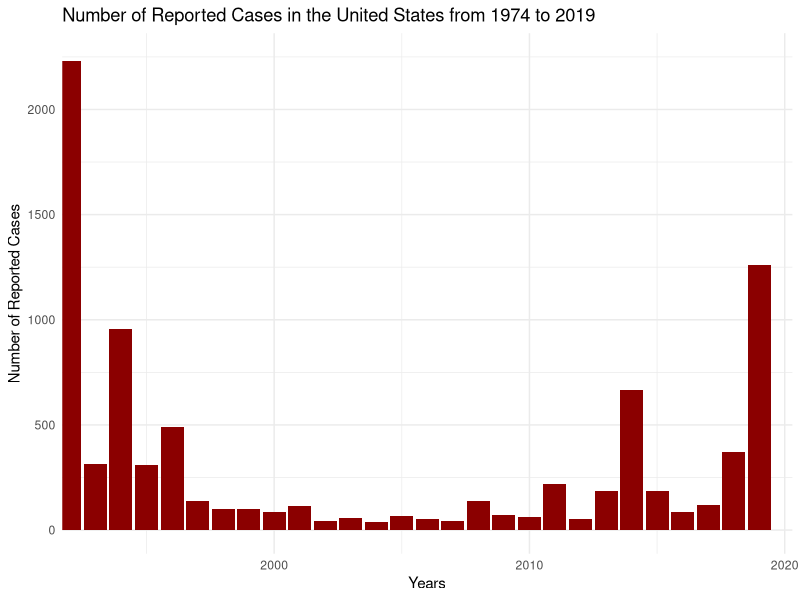

R code for this plot:
setwd("~/Desktop/R Scripts/Preventable-Diseases")
measles <- read.csv("ghoallyears.csv", header = TRUE)
summary(measles)
library(ggplot2)
m <- ggplot(measles, aes(Year, Measles.Cases))
m + geom_bar(stat = "identity", fill="dark red") + theme_minimal() +
  coord_cartesian(xlim = c(1993, 2019), ylim = c(0, 2250)) +
  labs(title ="Number of Reported Cases in the United States from 1974 to 2019", x = "Years", y = "Number of Reported Cases")
